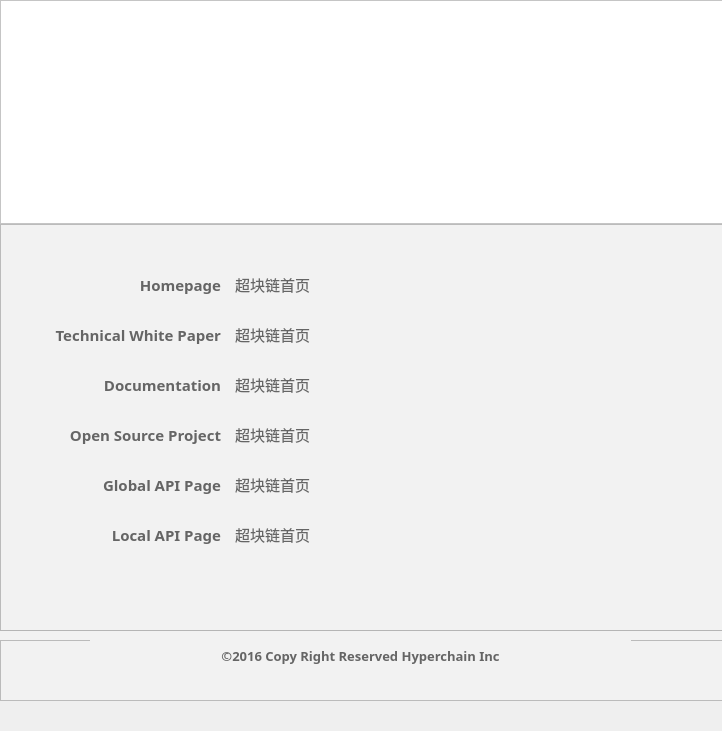
<?xml version="1.0" encoding="UTF-8"?>
<ui version="4.0">
 <class>about</class>
 <widget class="QWidget" name="about">
  <property name="geometry">
   <rect>
    <x>0</x>
    <y>0</y>
    <width>722</width>
    <height>731</height>
   </rect>
  </property>
  <property name="windowTitle">
   <string>Form</string>
  </property>
  <widget class="QFrame" name="frame">
   <property name="geometry">
    <rect>
     <x>0</x>
     <y>224</y>
     <width>723</width>
     <height>411</height>
    </rect>
   </property>
   <property name="styleSheet">
    <string notr="true">background-color: rgb(242, 242, 242);</string>
   </property>
   <property name="frameShape">
    <enum>QFrame::StyledPanel</enum>
   </property>
   <property name="frameShadow">
    <enum>QFrame::Raised</enum>
   </property>
   <widget class="QLabel" name="label">
    <property name="geometry">
     <rect>
      <x>30</x>
      <y>50</y>
      <width>191</width>
      <height>21</height>
     </rect>
    </property>
    <property name="font">
     <font>
      <family>微软雅黑</family>
      <pointsize>11</pointsize>
      <weight>75</weight>
      <bold>true</bold>
     </font>
    </property>
    <property name="layoutDirection">
     <enum>Qt::LeftToRight</enum>
    </property>
    <property name="styleSheet">
     <string notr="true">color: rgb(101, 101, 101);</string>
    </property>
    <property name="text">
     <string>Homepage</string>
    </property>
    <property name="scaledContents">
     <bool>false</bool>
    </property>
    <property name="alignment">
     <set>Qt::AlignRight|Qt::AlignTrailing|Qt::AlignVCenter</set>
    </property>
   </widget>
   <widget class="QLabel" name="label_2">
    <property name="geometry">
     <rect>
      <x>10</x>
      <y>100</y>
      <width>211</width>
      <height>21</height>
     </rect>
    </property>
    <property name="font">
     <font>
      <family>微软雅黑</family>
      <pointsize>11</pointsize>
      <weight>75</weight>
      <bold>true</bold>
     </font>
    </property>
    <property name="styleSheet">
     <string notr="true">color: rgb(101, 101, 101);</string>
    </property>
    <property name="text">
     <string>Technical White Paper</string>
    </property>
    <property name="alignment">
     <set>Qt::AlignRight|Qt::AlignTrailing|Qt::AlignVCenter</set>
    </property>
   </widget>
   <widget class="QLabel" name="label_3">
    <property name="geometry">
     <rect>
      <x>20</x>
      <y>150</y>
      <width>201</width>
      <height>21</height>
     </rect>
    </property>
    <property name="font">
     <font>
      <family>微软雅黑</family>
      <pointsize>11</pointsize>
      <weight>75</weight>
      <bold>true</bold>
     </font>
    </property>
    <property name="styleSheet">
     <string notr="true">color: rgb(101, 101, 101);</string>
    </property>
    <property name="text">
     <string>Documentation</string>
    </property>
    <property name="alignment">
     <set>Qt::AlignRight|Qt::AlignTrailing|Qt::AlignVCenter</set>
    </property>
   </widget>
   <widget class="QLabel" name="label_4">
    <property name="geometry">
     <rect>
      <x>20</x>
      <y>200</y>
      <width>201</width>
      <height>21</height>
     </rect>
    </property>
    <property name="font">
     <font>
      <family>微软雅黑</family>
      <pointsize>11</pointsize>
      <weight>75</weight>
      <bold>true</bold>
     </font>
    </property>
    <property name="styleSheet">
     <string notr="true">color: rgb(101, 101, 101);</string>
    </property>
    <property name="text">
     <string>Open Source Project</string>
    </property>
    <property name="alignment">
     <set>Qt::AlignRight|Qt::AlignTrailing|Qt::AlignVCenter</set>
    </property>
   </widget>
   <widget class="QLabel" name="label_5">
    <property name="geometry">
     <rect>
      <x>20</x>
      <y>250</y>
      <width>201</width>
      <height>21</height>
     </rect>
    </property>
    <property name="font">
     <font>
      <family>微软雅黑</family>
      <pointsize>11</pointsize>
      <weight>75</weight>
      <bold>true</bold>
     </font>
    </property>
    <property name="styleSheet">
     <string notr="true">color: rgb(101, 101, 101);</string>
    </property>
    <property name="text">
     <string>Global API Page</string>
    </property>
    <property name="alignment">
     <set>Qt::AlignRight|Qt::AlignTrailing|Qt::AlignVCenter</set>
    </property>
   </widget>
   <widget class="QLabel" name="label_6">
    <property name="geometry">
     <rect>
      <x>20</x>
      <y>300</y>
      <width>201</width>
      <height>21</height>
     </rect>
    </property>
    <property name="font">
     <font>
      <family>微软雅黑</family>
      <pointsize>11</pointsize>
      <weight>75</weight>
      <bold>true</bold>
     </font>
    </property>
    <property name="styleSheet">
     <string notr="true">color: rgb(101, 101, 101);</string>
    </property>
    <property name="text">
     <string>Local API Page</string>
    </property>
    <property name="alignment">
     <set>Qt::AlignRight|Qt::AlignTrailing|Qt::AlignVCenter</set>
    </property>
   </widget>
   <widget class="QLabel" name="label_home">
    <property name="geometry">
     <rect>
      <x>235</x>
      <y>50</y>
      <width>441</width>
      <height>21</height>
     </rect>
    </property>
    <property name="font">
     <font>
      <family>微软雅黑</family>
      <pointsize>11</pointsize>
      <weight>50</weight>
      <bold>false</bold>
     </font>
    </property>
    <property name="layoutDirection">
     <enum>Qt::LeftToRight</enum>
    </property>
    <property name="styleSheet">
     <string notr="true">color: rgb(101, 101, 101);</string>
    </property>
    <property name="text">
     <string>超块链首页</string>
    </property>
    <property name="scaledContents">
     <bool>false</bool>
    </property>
    <property name="alignment">
     <set>Qt::AlignLeading|Qt::AlignLeft|Qt::AlignVCenter</set>
    </property>
   </widget>
   <widget class="QLabel" name="label_whitepaper">
    <property name="geometry">
     <rect>
      <x>235</x>
      <y>100</y>
      <width>441</width>
      <height>21</height>
     </rect>
    </property>
    <property name="font">
     <font>
      <family>微软雅黑</family>
      <pointsize>11</pointsize>
      <weight>50</weight>
      <bold>false</bold>
     </font>
    </property>
    <property name="layoutDirection">
     <enum>Qt::LeftToRight</enum>
    </property>
    <property name="styleSheet">
     <string notr="true">color: rgb(101, 101, 101);</string>
    </property>
    <property name="text">
     <string>超块链首页</string>
    </property>
    <property name="scaledContents">
     <bool>false</bool>
    </property>
    <property name="alignment">
     <set>Qt::AlignLeading|Qt::AlignLeft|Qt::AlignVCenter</set>
    </property>
   </widget>
   <widget class="QLabel" name="label_dev">
    <property name="geometry">
     <rect>
      <x>235</x>
      <y>150</y>
      <width>441</width>
      <height>21</height>
     </rect>
    </property>
    <property name="font">
     <font>
      <family>微软雅黑</family>
      <pointsize>11</pointsize>
      <weight>50</weight>
      <bold>false</bold>
     </font>
    </property>
    <property name="layoutDirection">
     <enum>Qt::LeftToRight</enum>
    </property>
    <property name="styleSheet">
     <string notr="true">color: rgb(101, 101, 101);</string>
    </property>
    <property name="text">
     <string>超块链首页</string>
    </property>
    <property name="scaledContents">
     <bool>false</bool>
    </property>
    <property name="alignment">
     <set>Qt::AlignLeading|Qt::AlignLeft|Qt::AlignVCenter</set>
    </property>
   </widget>
   <widget class="QLabel" name="label_git">
    <property name="geometry">
     <rect>
      <x>235</x>
      <y>200</y>
      <width>441</width>
      <height>21</height>
     </rect>
    </property>
    <property name="font">
     <font>
      <family>微软雅黑</family>
      <pointsize>11</pointsize>
      <weight>50</weight>
      <bold>false</bold>
     </font>
    </property>
    <property name="layoutDirection">
     <enum>Qt::LeftToRight</enum>
    </property>
    <property name="styleSheet">
     <string notr="true">color: rgb(101, 101, 101);</string>
    </property>
    <property name="text">
     <string>超块链首页</string>
    </property>
    <property name="scaledContents">
     <bool>false</bool>
    </property>
    <property name="alignment">
     <set>Qt::AlignLeading|Qt::AlignLeft|Qt::AlignVCenter</set>
    </property>
   </widget>
   <widget class="QLabel" name="label_restapi">
    <property name="geometry">
     <rect>
      <x>235</x>
      <y>250</y>
      <width>441</width>
      <height>21</height>
     </rect>
    </property>
    <property name="font">
     <font>
      <family>微软雅黑</family>
      <pointsize>11</pointsize>
      <weight>50</weight>
      <bold>false</bold>
     </font>
    </property>
    <property name="layoutDirection">
     <enum>Qt::LeftToRight</enum>
    </property>
    <property name="styleSheet">
     <string notr="true">color: rgb(101, 101, 101);</string>
    </property>
    <property name="text">
     <string>超块链首页</string>
    </property>
    <property name="scaledContents">
     <bool>false</bool>
    </property>
    <property name="alignment">
     <set>Qt::AlignLeading|Qt::AlignLeft|Qt::AlignVCenter</set>
    </property>
   </widget>
   <widget class="QLabel" name="label_localrest">
    <property name="geometry">
     <rect>
      <x>235</x>
      <y>300</y>
      <width>441</width>
      <height>21</height>
     </rect>
    </property>
    <property name="font">
     <font>
      <family>微软雅黑</family>
      <pointsize>11</pointsize>
      <weight>50</weight>
      <bold>false</bold>
     </font>
    </property>
    <property name="layoutDirection">
     <enum>Qt::LeftToRight</enum>
    </property>
    <property name="styleSheet">
     <string notr="true">color: rgb(101, 101, 101);</string>
    </property>
    <property name="text">
     <string>超块链首页</string>
    </property>
    <property name="scaledContents">
     <bool>false</bool>
    </property>
    <property name="alignment">
     <set>Qt::AlignLeading|Qt::AlignLeft|Qt::AlignVCenter</set>
    </property>
   </widget>
  </widget>
  <widget class="QFrame" name="frame_2">
   <property name="geometry">
    <rect>
     <x>0</x>
     <y>0</y>
     <width>723</width>
     <height>224</height>
    </rect>
   </property>
   <property name="styleSheet">
    <string notr="true">background-color: rgb(255, 255, 255);</string>
   </property>
   <property name="frameShape">
    <enum>QFrame::StyledPanel</enum>
   </property>
   <property name="frameShadow">
    <enum>QFrame::Raised</enum>
   </property>
   <widget class="QLabel" name="label_logo">
    <property name="geometry">
     <rect>
      <x>149</x>
      <y>64</y>
      <width>421</width>
      <height>96</height>
     </rect>
    </property>
    <property name="text">
     <string/>
    </property>
   </widget>
  </widget>
  <widget class="QFrame" name="frame_3">
   <property name="geometry">
    <rect>
     <x>0</x>
     <y>630</y>
     <width>723</width>
     <height>16</height>
    </rect>
   </property>
   <property name="styleSheet">
    <string notr="true">background-color: rgb(242, 242, 242);
border-top:1px solid rgb(181, 181, 181);</string>
   </property>
   <property name="frameShape">
    <enum>QFrame::StyledPanel</enum>
   </property>
   <property name="frameShadow">
    <enum>QFrame::Raised</enum>
   </property>
  </widget>
  <widget class="QFrame" name="frame_4">
   <property name="geometry">
    <rect>
     <x>0</x>
     <y>640</y>
     <width>723</width>
     <height>61</height>
    </rect>
   </property>
   <property name="styleSheet">
    <string notr="true">background-color: rgb(242, 242, 242);</string>
   </property>
   <property name="frameShape">
    <enum>QFrame::StyledPanel</enum>
   </property>
   <property name="frameShadow">
    <enum>QFrame::Raised</enum>
   </property>
   <widget class="QLabel" name="label_8">
    <property name="geometry">
     <rect>
      <x>90</x>
      <y>0</y>
      <width>541</width>
      <height>31</height>
     </rect>
    </property>
    <property name="font">
     <font>
      <family>微软雅黑</family>
      <pointsize>10</pointsize>
      <weight>75</weight>
      <bold>true</bold>
     </font>
    </property>
    <property name="styleSheet">
     <string notr="true">color: rgb(101, 101, 101);</string>
    </property>
    <property name="text">
     <string>©2016 Copy Right Reserved Hyperchain Inc</string>
    </property>
    <property name="alignment">
     <set>Qt::AlignCenter</set>
    </property>
   </widget>
  </widget>
 </widget>
 <resources/>
 <connections/>
</ui>
